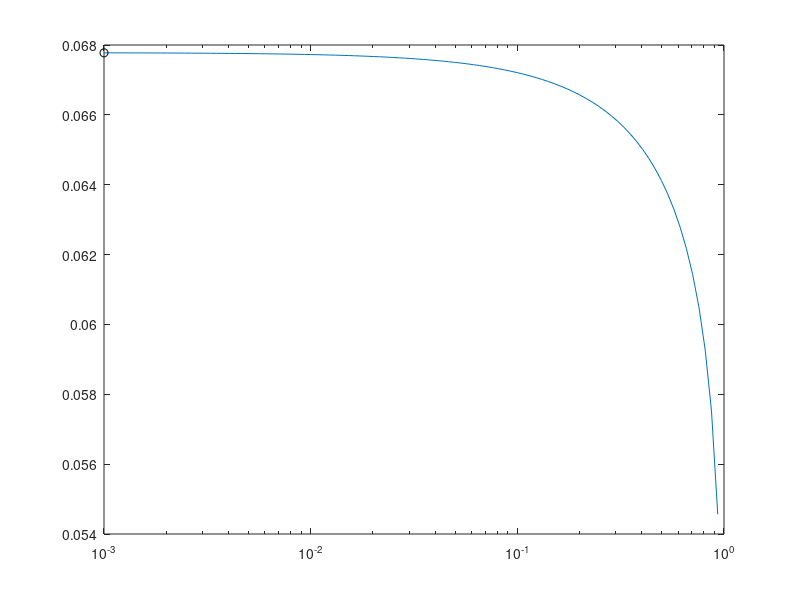

Write the MATLAB code that produced this figure. (Note: this script raises an error after producing the figure.)
%% degraded protein flux as function of n0
% n0 = kpy*kf*ell/vp/vy
clear;clc;
%% effect of pf on flux of degraded protein for fixed n0
pvals = logspace(-3,0,1e2);

kdmax = 1e0;
KM = 1e-1;
xint = linspace(0,1,5000); dx = xint(2)-xint(1);

% domain length in microns
L = 100;
% scaled domain length
Lhat = 1;
% time unit
tau = L/0.75;
% phago velocity
vp = 1;	% 0.75 um/s
% lyso velocity
vy = 2.67;	% 2um/s
% phago radius
rp = 0.4/L; % 400nm
% lyso radius
ry = 0.1/L; % 100nm
% encounter time
T = 2*(rp+ry)/(vp+vy);
% fusion rates
kfvals = -log(1-pvals)/T;
% encounter length
ell = 2*(rp+ry);
% phago production rate
kpp = 1e-1;
% beta
betavals = kpp*ell/vp/vy*kfvals;
% n0
n0 = 1;
% lyso production
kpyvals = n0.*vp.*vy./kfvals./ell./Lhat;

% acidification
c0 = 1;
% number of fusion events:
Nfunc_th = @(beta,kpy,x) kpy./kpp.*(exp(-beta.*x) - exp(-beta.*Lhat));
% acidification with increasing volume
afunc_th = @(beta,kpy,x) c0*Nfunc_th(beta,kpy,x)./(Nfunc_th(beta,kpy,x) + rp^3/ry^3);

degflux = zeros(size(pvals));
for pc = 1:length(pvals)
	A = afunc_th(betavals(pc),kpyvals(pc),xint);
	P = kdmax*A./(A+KM)/vp;
	H = (cumsum(P) - 0.5*P(1)-0.5*P)*dx;
	% this is int_0^x - int_0^1 = - int_x^1
	Hx1 = H - H(end);
	G = 1 - exp(Hx1);
	
	degflux(pc) = G(1)*vp;
end

[~,idx] = max(degflux);

semilogx(pvals,degflux)
hold on
plot(pvals(idx),degflux(idx),'ko')
hold off
plot_cleanup
xlabel('fusion probability $p_f$')
ylabel('flux of degraded protein at soma')
ylim([0,1.1*degflux(idx)])
title(sprintf('$n_0 \\equiv k_{p,y}k_f\\ell L/v_pv_y = %0.3g, k_{p,p} = %0.4g$',n0,kpp))
% text(0.1,0.9,sprintf('$p_\\mathrm{max} = %0.2f$',pvals(idx)),'Units','normalized',...
% 																															'FontSize',20,'Interpreter','latex')
% text(pvals(idx)/2,1.05*degflux(idx),sprintf('$p_\\mathrm{max} = %0.4g$',pvals(idx)),'Units','data',...
% 	'FontSize',20,'Interpreter','latex')
%% sims for n0 vs pvals
nvals = 1e2;
pvals = logspace(-6,0,nvals+1);
% pvals = linspace(1/(nvals+1),0.99,nvals+1);

kdmax = 1e0;
KM = 1e-3;
xint = linspace(0,1,5000); dx = xint(2)-xint(1);

% n0
betavals = logspace(0,1,nvals);

degflux = zeros(length(pvals),nvals);

% domain length in microns
L = 100;
% scaled domain length
Lhat = 1;
% time unit
tau = L/0.75;
% phago velocity
vp = 1;	% 0.75 um/s
% lyso velocity
vy = 2.67;	% 2um/s
% phago radius
rp = 0.4/L; % 400nm
% lyso radius
ry = 0.1/L; % 100nm
% encounter time
T = 2*(rp+ry)/(vp+vy);
% fusion rates
kfvals = -log(1-pvals)/T;
% encounter length
ell = 2*(rp+ry);
% beta
betavals = kpp*ell/vp/vy*kfvals;
% acidification
c0 = 1;
% phago production rate
kpp = 1e-2;
% number of fusion events:
Nfunc_th = @(beta,kpy,x) kpy./kpp.*(exp(-beta*x) - exp(-beta*Lhat));
% acidification with increasing volume
afunc_th = @(beta,kpy,x) c0*Nfunc_th(beta,kpy,x)./(Nfunc_th(beta,kpy,x) + rp^3/ry^3);

for nc = 1:nvals
	
	disp(nc)
	
	% lyso production rate
	kpyvals = betavals(nc)*vp*vy./ell./kfvals;
	
	curbetaval = betavals(nc);
	
	parfor pc = 1:length(pvals)

		A = afunc_th(curbetaval,kpyvals(pc),xint);
		P = kdmax*A./(A+KM)/vp;
		H = (cumsum(P) - 0.5*P(1)-0.5*P)*dx;
		% this is int_0^x - int_0^1 = - int_x^1
		Hx1 = H - H(end);
		G = 1 - exp(Hx1);
		
		degflux(pc,nc) = G(1)*vp;
	end
	
end
% %% get surface plot for n0 vs pvals
pcolor(pvals,betavals,degflux')
shading flat
colormap jet;
cb = colorbar;
cb.TickLabelInterpreter = 'latex';
cb.Label.Interpreter = 'latex';
cb.Label.String = 'degraded protein flux $J_d$';
cb.Label.Rotation = 270;
cb.Label.Units = 'normalized';
cb.Label.Position = [6,0.5,0];
set(gca,'XScale','log','YScale','log')
% set(gca,'YScale','log')
plot_cleanup
xlabel('fusion probability')
ylabel('$n_0\equiv k_{p,y}k_f\ell/v_pv_y$')
title(sprintf('$k_\\mathrm{max} = %0.4g,~K_M = %0.4g$\n$k_{p,p} = %0.4g$',kdmax,KM,kpp))
%% fix n0 and change kpp
nvals = 1e2;
pvals = logspace(-1,log10(0.99),nvals+1);

kdmax = 1e0;
KM = 1e-1;
xint = linspace(0,1,5000); dx = xint(2)-xint(1);

% xi
n0 = 1e2;
kppvals = logspace(-2,2,nvals);

degflux = zeros(length(pvals),nvals);

% domain length in microns
L = 100;
% scaled domain length
Lhat = 1;
% time unit
tau = L/0.75;
% phago velocity
vp = 1;	% 0.75 um/s
% lyso velocity
vy = 2.67;	% 2um/s
% phago radius
rp = 0.4/L; % 400nm
% lyso radius
ry = 0.1/L; % 100nm
% encounter time
T = 2*(rp+ry)/(vp+vy);
% fusion rates
kfvals = -log(1-pvals)/T;
% encounter length
ell = 2*(rp+ry);
% beta
betavals = kpp*ell/vp/vy*kfvals;
% acidification
c0 = 1;
% number of fusion events:
Nfunc_th = @(beta,kpy,kpp,x) kpy./kpp.*(exp(-beta*x) - exp(-beta*Lhat));
% acidification with increasing volume
afunc_th = @(beta,kpy,kpp,x) c0*Nfunc_th(beta,kpy,kpp,x)./(Nfunc_th(beta,kpy,kpp,x) + rp^3/ry^3);

for nc = 1:nvals
	
	disp(nc)
	
	% lyso production rate
	kpyvals = n0*vp*vy./ell./kfvals;
	
	% phago production rate
	curkpp = kppvals(nc);
	
	curbetaval = curkpp*ell/vp/vy*kfvals;
	
	parfor pc = 1:length(pvals)

		A = afunc_th(curbetaval(pc),kpyvals(pc),curkpp,xint);
		P = kdmax*A./(A+KM)/vp;
		H = (cumsum(P) - 0.5*P(1)-0.5*P)*dx;
		% this is int_0^x - int_0^1 = - int_x^1
		Hx1 = H - H(end);
		G = 1 - exp(Hx1);
		
		degflux(pc,nc) = G(1)*vp;
	end
	
end
% %% get surface plot for beta
pcolor(pvals,kppvals,degflux')
shading flat
colormap jet;
cb = colorbar;
cb.TickLabelInterpreter = 'latex';
cb.Label.Interpreter = 'latex';
cb.Label.String = 'degraded protein flux $J_d$';
cb.Label.Rotation = 270;
cb.Label.Units = 'normalized';
cb.Label.Position = [6,0.5,0];
set(gca,'XScale','log','YScale','log')
plot_cleanup
xlabel('fusion probability')
ylabel('$k_{p,p}$')
title(sprintf('$k_\\mathrm{max} = %0.4g,~K_M = %0.4g$\n$\\xi\\equiv k_{p,y}k_f\\ell/v_pv_y=%0.4g$',...
																																									kdmax,KM,n0))
%% flux vs ratio and beta
nvals = 1e2;
rvals = logspace(1,3,nvals+1);
% pvals = linspace(1/(nvals+1),0.99,nvals+1);

kdmax = 1e0;
KM = 1e-1;
xint = linspace(0,1,5000); dx = xint(2)-xint(1);

% beta
betavals = logspace(-2,1,nvals);

degflux = zeros(nvals+1,nvals);

% domain length in microns
L = 100;
% scaled domain length
Lhat = 1;
% time unit
tau = L/0.75;
% phago velocity
vp = 1;	% 0.75 um/s
% lyso velocity
vy = 2.67;	% 2um/s
% phago radius
rp = 0.4/L; % 400nm
% lyso radius
ry = 0.1/L; % 100nm
% encounter time
T = 2*(rp+ry)/(vp+vy);
% encounter length
ell = 2*(rp+ry);
% acidification
c0 = 1;
% phago production rate
kpp = 1e3;
% fusion rates
kfvals = betavals*vp*vy./kpp./ell;
% number of fusion events:
Nfunc_th = @(beta,kpy,x) kpy./kpp.*(exp(-beta*x) - exp(-beta*Lhat));
% acidification with increasing volume
afunc_th = @(beta,kpy,x) c0*Nfunc_th(beta,kpy,x)./(Nfunc_th(beta,kpy,x) + rp^3/ry^3);
% %%
for nc = 1:nvals
	
	disp(nc)
	
	
	curbetaval = betavals(nc);
	
	for pc = 1:(nvals+1)
		% lyso production rate
		kpyval = rvals(pc)*kpp;
		A = afunc_th(curbetaval,kpyval,xint);
		P = kdmax*A./(A+KM)/vp;
		H = (cumsum(P) - 0.5*P(1)-0.5*P)*dx;
		% this is int_0^x - int_0^1 = - int_x^1
		Hx1 = H - H(end);
		G = 1 - exp(Hx1);
		
		degflux(pc,nc) = G(1)*vp;
	end
	
end
% %% get surface plot for r and beta
pcolor(rvals,betavals,degflux')%./kdmax)
% pcolor(rvals,betavals,degflux'.*KM./kdmax)
shading flat
colormap jet;
cb = colorbar;
cb.TickLabelInterpreter = 'latex';
cb.FontSize = 30;
cb.Label.Interpreter = 'latex';
cb.Label.String = 'flux of degraded material per autophagosome $J_d$';%/k_\mathrm{max}$';
cb.Label.Rotation = 270;
cb.Label.FontSize = 30;
cb.Label.Units = 'normalized';
cb.Label.Position = [6,0.5,0];
set(gca,'XScale','log','YScale','log')
% caxis([0,0.5])
% set(gca,'YScale','log')
plot_cleanup('FontSize',30);
xlabel('relative lysosome abundance $r$ ($k_{p,y}/k_{p,p}$)')
ylabel({'lysosome density decay lengthscale';'$\beta$ ($k_{p,p}k_f\ell/v_pv_y$)'})
title(sprintf('$k_\\mathrm{max} = %0.4g,~K_M = %0.4g$',kdmax,KM))
%%
KM = 0.01;
kdmax = 1;
avals = logspace(-4,0);
kvals = kdmax.*avals./(KM+avals);
semilogx(avals,kvals)
plot_cleanup
xlabel('acidification (A)')
ylabel('degradation rate ($k_d$)')
title('$k_d = k_\mathrm{max}A/(A+K_M),~k_\mathrm{max} = 1,~K_M = 0.01$')
